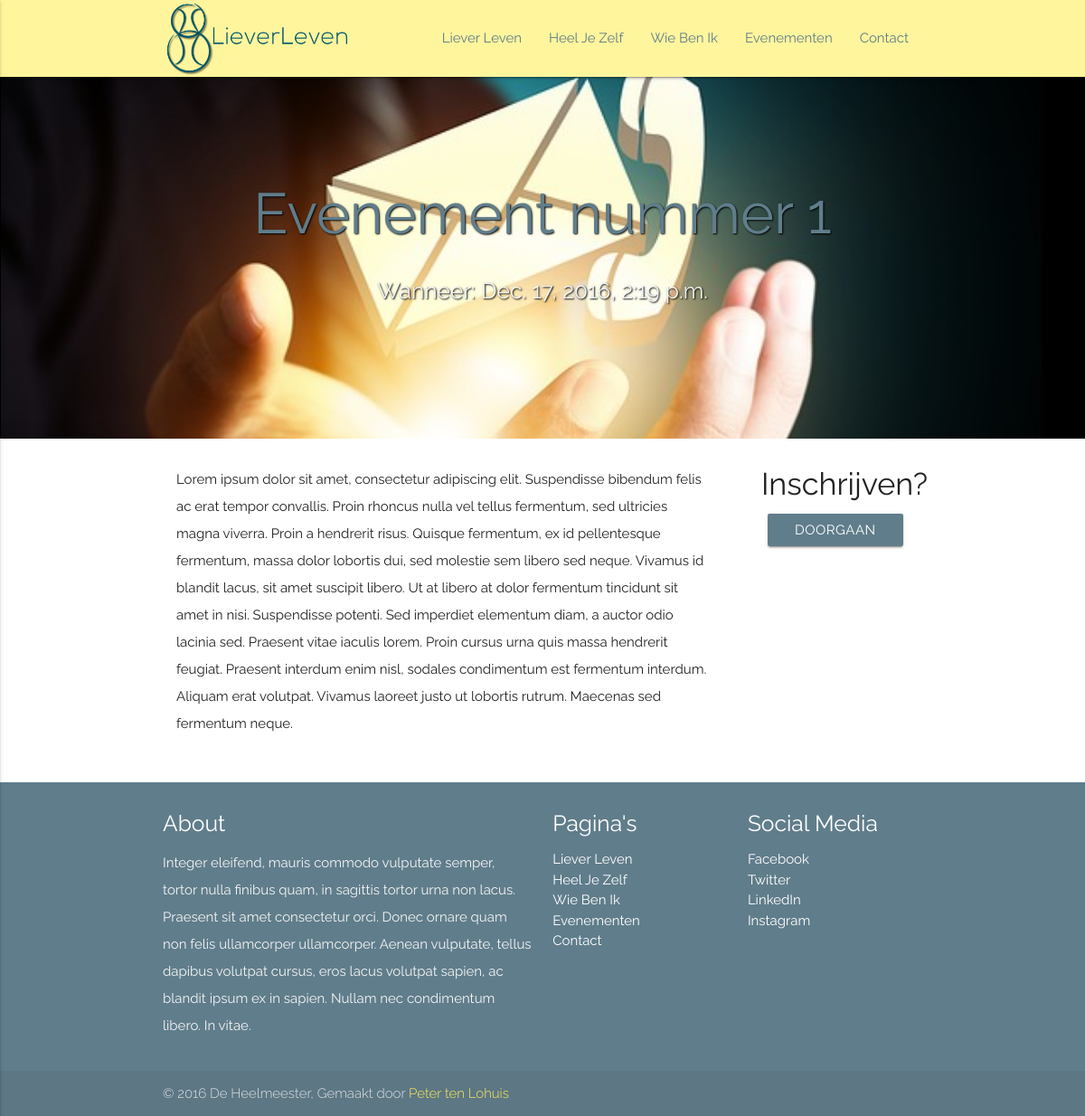
The page /evenementen/evenementnummer1/ on the database its author committed.
### evenementen_app/models.py (models this page shows, shortened)
class Evenement(models.Model):
    timestamp = models.DateTimeField(auto_now=False, auto_now_add=True)
    title = models.CharField(max_length=256)
    url_title = models.CharField(max_length=256, default='title', unique=True)
    image = models.ImageField(upload_to='img', blank=True)
    tijdstip = models.DateTimeField()
    text = models.TextField()
    class Meta:
        ordering = ['-tijdstip']
        verbose_name = 'Evenement'
        verbose_name_plural = 'Evenementen'

### evenementen_app/views.py (the view)
# urls.py: url(r'^(?P<title_obj>[\w\-]+)/$', views.detailed, name='EvenementDetailed'),
def detailed(request, title_obj):
    evenement = Evenement.objects.get(url_title=title_obj)
    context = {
        'evenement': evenement,
    }
    return render(request, 'evenement_detailed.html', context)

### templates/evenement_detailed.html (shortened to what this page needs)
{% load staticfiles %}
<!DOCTYPE html>
<html lang="en">
<head>
  <link href="{% static 'css/materialize.css' %}" type="text/css" rel="stylesheet" media="screen,projection"/>
  <link href="{% static 'css/style.css' %}" type="text/css" rel="stylesheet" media="screen,projection"/>
</head>
<body>
  <nav class="yellow lighten-3" role="navigation">
    <div class="nav-wrapper container">
      <a id="logo-container" href="/" class="brand-logo"><img class="that-logo" src="{% static 'img/logo.png' %}" alt="Liever Leven"></a>
      <ul class="right hide-on-med-and-down">
        <li><a href="/content/lieverleven/" class="blue-grey-text">Liever Leven</a></li>
        <li><a href="/content/heeljezelf/" class="blue-grey-text">Heel Je Zelf</a></li>
        <li><a href="/content/wiebenik/" class="blue-grey-text">Wie Ben Ik</a></li>
        <li><a href="/evenementen/" class="blue-grey-text">Evenementen</a></li>
        <li><a href="/contact/" class="blue-grey-text">Contact</a></li>
      </ul>
    </div>
  </nav>
  <div id="index-banner" class="parallax-container" style="min-height:400px;">
    <div class="section no-pad-bot">
      <div class="container">
        <br><br>
        <h1 class="header center blue-grey-text shadow-the-hedgehog">{{ evenement.title }}</h1>
        <div class="row center">
          <h5 class="header col s12 shadow-the-hedgehog">Wanneer: {{ evenement.tijdstip }}</h5>
        </div>
        <br><br>
      </div>
    </div>
    <div class="parallax"><img src="{{ evenement.image.url }}" alt="Unsplashed background img 1"></div>
  </div>
  <div class="container">
    <div class="section">
      <div class="row">
        <div class="col s12 m9">
          <div class="icon-block">
            <p>{{ evenement.text }}</p>
          </div>
        </div>
        <div class="col s12 m3">
          <div class="center icon-block">
            <form>
              <h4>Inschrijven?</h4>
              <a href="/evenementen/{{ evenement.url_title }}/inschrijven/" class="waves-effect waves-light btn blue-grey">Doorgaan</a>
            </form>
            <br><br><br><br>
          </div>
        </div>
      </div>
    </div>
  </div>
  <footer class="page-footer blue-grey">
    <div class="container">
      <div class="row">
        <div class="col l6 s12">
          <h5 class="white-text">About</h5>
          <p class="grey-text text-lighten-4">Integer eleifend, mauris commodo vulputate semper, tortor nulla finibus quam, in sagittis tortor urna non lacus. Praesent sit amet consectetur orci. Donec ornare quam non felis ullamcorper ullamcorper. Aenean vulputate, tellus dapibus volutpat cursus, eros lacus volutpat sapien, ac blandit ipsum ex in sapien. Nullam nec condimentum libero. In vitae.</p>
        </div>
        <div class="col l3 s12">
          <h5 class="white-text">Pagina's</h5>
          <ul>
            <li><a class="white-text" href="/content/lieverleven/">Liever Leven</a></li>
            <li><a class="white-text" href="/content/heeljezelf/">Heel Je Zelf</a></li>
            <li><a class="white-text" href="/content/wiebenik/">Wie Ben Ik</a></li>
            <li><a class="white-text" href="/evenementen/">Evenementen</a></li>
            <li><a class="white-text" href="/contact/">Contact</a></li>
          </ul>
        </div>
        <div class="col l3 s12">
          <h5 class="white-text">Social Media</h5>
          <ul>
            <li><a class="white-text" href="#!">Facebook</a></li>
            <li><a class="white-text" href="#!">Twitter</a></li>
            <li><a class="white-text" href="#!">LinkedIn</a></li>
            <li><a class="white-text" href="#!">Instagram</a></li>
          </ul>
        </div>
      </div>
    </div>
    <div class="footer-copyright">
      <div class="container">
      &copy; 2016 De Heelmeester, Gemaakt door <a class="yellow-text text-lighten-1" href="http://petertenlohuis.nl">Peter ten Lohuis</a>
      </div>
    </div>
  </footer>
  </body>
</html>

### static/static_dev/css/style.css (style rules this page uses)
html { font-family: 'Raleway', sans-serif; }
img { display: block; margin-left: auto; margin-right: auto; border: 1px #000 solid; box-shadow: 4px 4px 5px 0px rgba(0,0,0,0.75); }
nav ul a, nav .brand-logo { color: #444; }
p { line-height: 2rem; }
.that-logo { height: 85px; border: none; box-shadow: none; }
.shadow-the-hedgehog { text-shadow: 1px 1px 2px rgba(0, 0, 0, 1); }
.parallax-container { padding-top: 70px; min-height: 500px; line-height: 0; height: auto; color: rgba(255,255,255,.9); }
.parallax-container .section { width: 100%; }
@media only screen and (min-width: 601px) { nav, nav .nav-wrapper i, nav a.button-collapse, nav a.button-collapse i { height: 85px; line-height: 85px; } }
.icon-block { padding: 0 15px; }
footer.page-footer { margin: 0; }

### rows shown on the page
Evenement: title "Evenement nummer 1", tijdstip "Dec. 17, 2016, 2:19 p.m.", image (picture), text "Lorem ipsum dolor sit amet, consectetur adipiscing elit. Suspendisse bibendum felis ac erat tempor convallis. Proin rhoncus nulla vel tellus fermentum, sed ultricies magna viverra. Proin a hendrerit risus. Quisque fermentum, ex id pellentesque fermentum, massa dolor lobortis dui, sed molestie sem libero sed neque. Vivamus id blandit lacus, sit amet suscipit libero. Ut at libero at dolor fermentum tincidunt sit amet in nisi. Suspendisse potenti. Sed imperdiet elementum diam, a auctor odio lacinia sed. Praesent vitae iaculis lorem. Proin cursus urna quis massa hendrerit feugiat. Praesent interdum enim nisl, sodales condimentum est fermentum interdum. Aliquam erat volutpat. Vivamus laoreet…"
